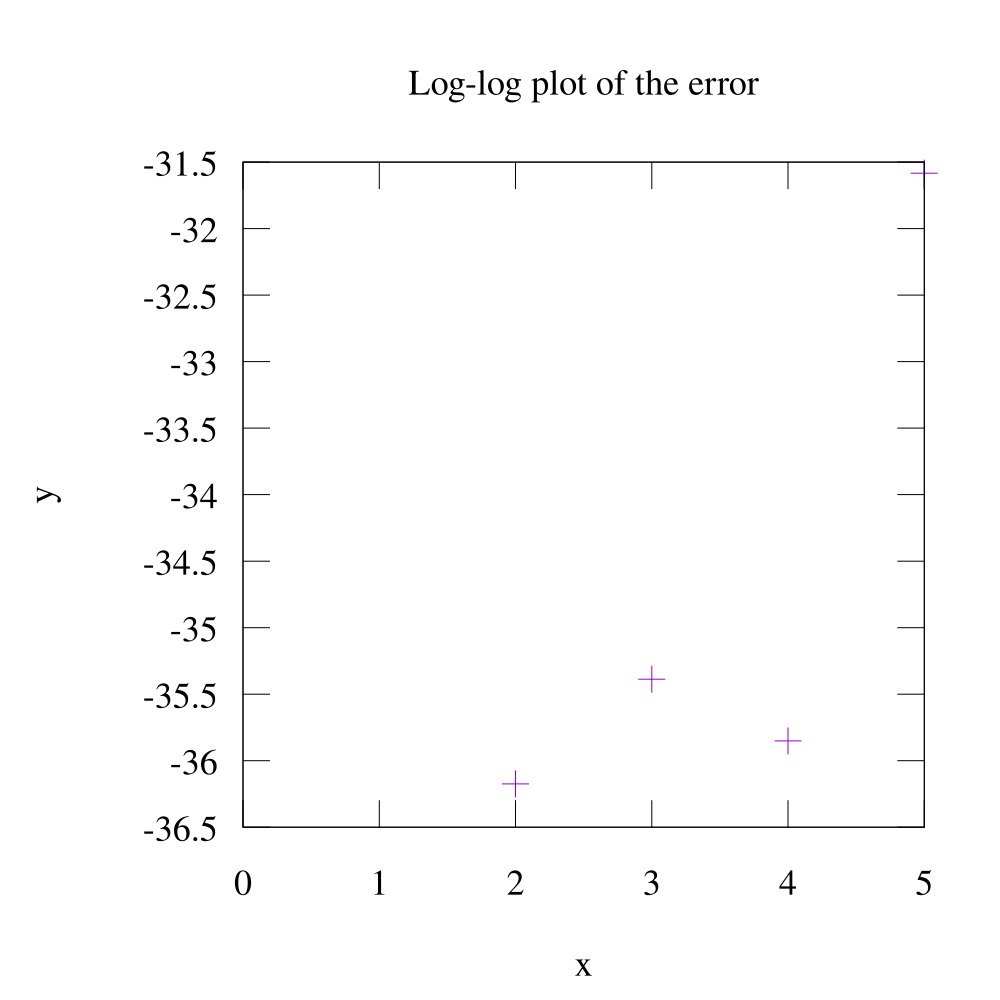

Write the gnuplot code that produced this figure.
set terminal svg enhanced size 1000 1000 fname "Times" fsize 36
set output "exercise2_2.svg"
set title "Log-log plot of the error"
set xlabel "x"
set ylabel "y"
plot "./exercise2_2.dat" using 1:2 title ""